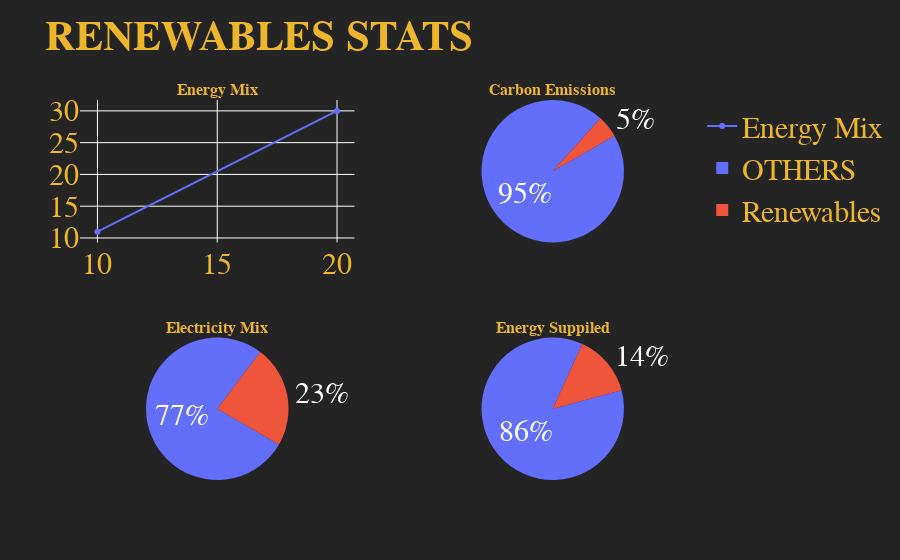

The notebook cell this image was saved under:
### Code cell
import plotly.graph_objects as go
from plotly.subplots import make_subplots
import chart_studio.plotly as py

labels = ["Renewables", "OTHERS"]

# Create subplots: use 'domain' type for Pie subplot
fig = make_subplots(rows=2, cols=2, specs=[[{'type':'domain'}, {'type':'domain'}],
                                          [{'type':'domain'}, {'type':'domain'}]],
                   subplot_titles = ('<b>Energy Mix', '<b>Carbon Emissions', '<b>Electricity Mix', '<b>Energy Suppiled'))

fig.add_trace(go.Pie(labels=labels, values=[11, 89], name="Energy Mix",
                     marker =dict(colors = ['#EEB72B','rgba(127, 127, 127, 0.8)']),
                    textfont = dict(color = 'white', size = 30), rotation = 60),
              1, 1,)
fig.add_trace(go.Pie(labels=labels, values=[5,95], name="CO2 Emissions",
                    textfont = dict(color = 'white', size = 30), rotation = 60),
              1, 2)
fig.add_trace(go.Pie(labels=labels, values=[23, 77], name="Electricity Mix",
                    textfont = dict(color = 'white', size = 30), rotation = 120),
              2, 1)
fig.add_trace(go.Pie(labels=labels, values=[14, 86], name="Energy Suppiled",
                    textfont = dict(color = 'white', size = 30), rotation = 75),
              2, 2)



# Use `hole` to create a donut-like pie chart
fig.update_traces(hole=.4, hoverinfo="label+percent+name")

fig.update_layout(
    title="<b>RENEWABLES STATS",
    font=dict(size = 30, color = '#EEB72B', family = 'Raleway'),
    # Add annotations in the center of the donut pies.
    plot_bgcolor='#242424',
    paper_bgcolor='#242424'
)
py.plot(fig, filename = 'ren_stats')
#fig.show()

### Figure 1 — Plotly figure (JSON) as saved in the notebook; plotly's stock layout.template omitted (floating-point values rounded to 4 significant figures)
{"data": [{"mode": "lines+markers", "name": "Energy Mix", "textfont": {"color": "white", "size": 30}, "type": "scatter", "x": [10, 20], "xaxis": "x", "y": [11, 30], "yaxis": "y"}, {"domain": {"x": [0.55, 1], "y": [0.625, 1]}, "labels": ["Renewables", "OTHERS"], "name": "CO2 Emissions", "rotation": 60, "textfont": {"color": "white", "size": 30}, "type": "pie", "values": [5, 95]}, {"domain": {"x": [0, 0.45], "y": [0, 0.375]}, "labels": ["Renewables", "OTHERS"], "name": "Electricity Mix", "rotation": 120, "textfont": {"color": "white", "size": 30}, "type": "pie", "values": [23, 77]}, {"domain": {"x": [0.55, 1], "y": [0, 0.375]}, "labels": ["Renewables", "OTHERS"], "name": "Energy Suppiled", "rotation": 75, "textfont": {"color": "white", "size": 30}, "type": "pie", "values": [14, 86]}], "layout": {"annotations": [{"font": {"size": 16}, "showarrow": false, "text": "<b>Energy Mix", "x": 0.225, "xanchor": "center", "xref": "paper", "y": 1, "yanchor": "bottom", "yref": "paper"}, {"font": {"size": 16}, "showarrow": false, "text": "<b>Carbon Emissions", "x": 0.775, "xanchor": "center", "xref": "paper", "y": 1, "yanchor": "bottom", "yref": "paper"}, {"font": {"size": 16}, "showarrow": false, "text": "<b>Electricity Mix", "x": 0.225, "xanchor": "center", "xref": "paper", "y": 0.375, "yanchor": "bottom", "yref": "paper"}, {"font": {"size": 16}, "showarrow": false, "text": "<b>Energy Suppiled", "x": 0.775, "xanchor": "center", "xref": "paper", "y": 0.375, "yanchor": "bottom", "yref": "paper"}], "font": {"color": "#EEB72B", "family": "Raleway", "size": 30}, "paper_bgcolor": "#242424", "plot_bgcolor": "#242424", "title": {"text": "<b>RENEWABLES STATS"}, "xaxis": {"anchor": "y", "domain": [0, 0.45]}, "yaxis": {"anchor": "x", "domain": [0.625, 1]}}}
